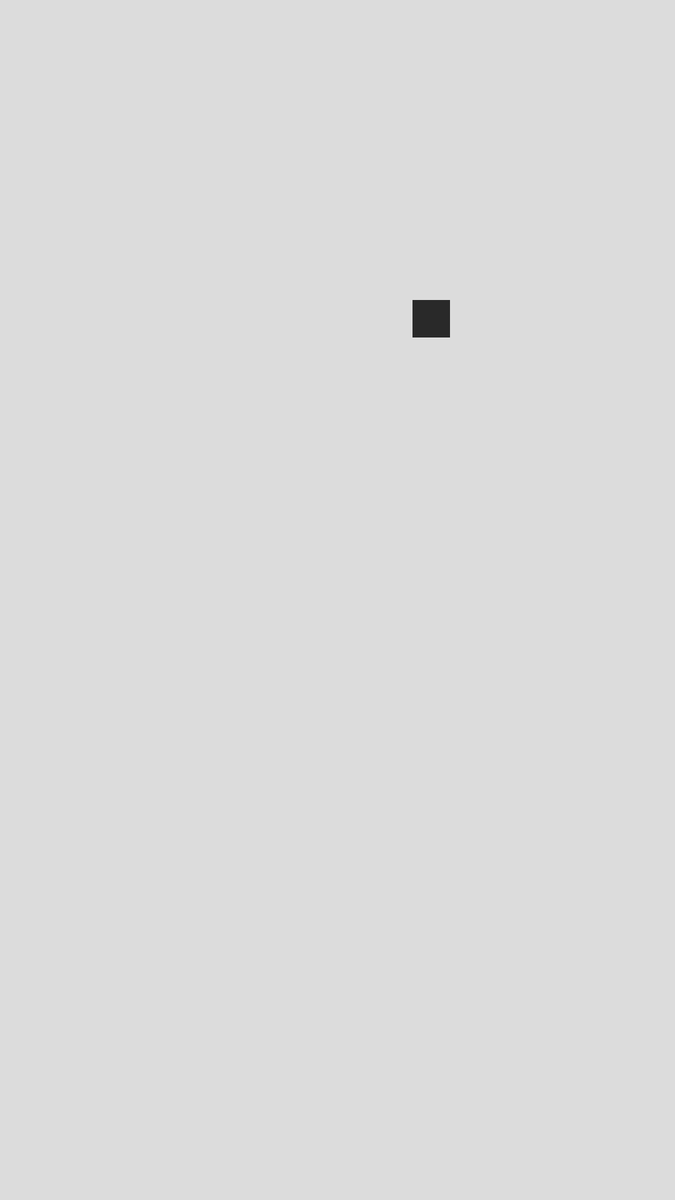
Frame 1 (no input)
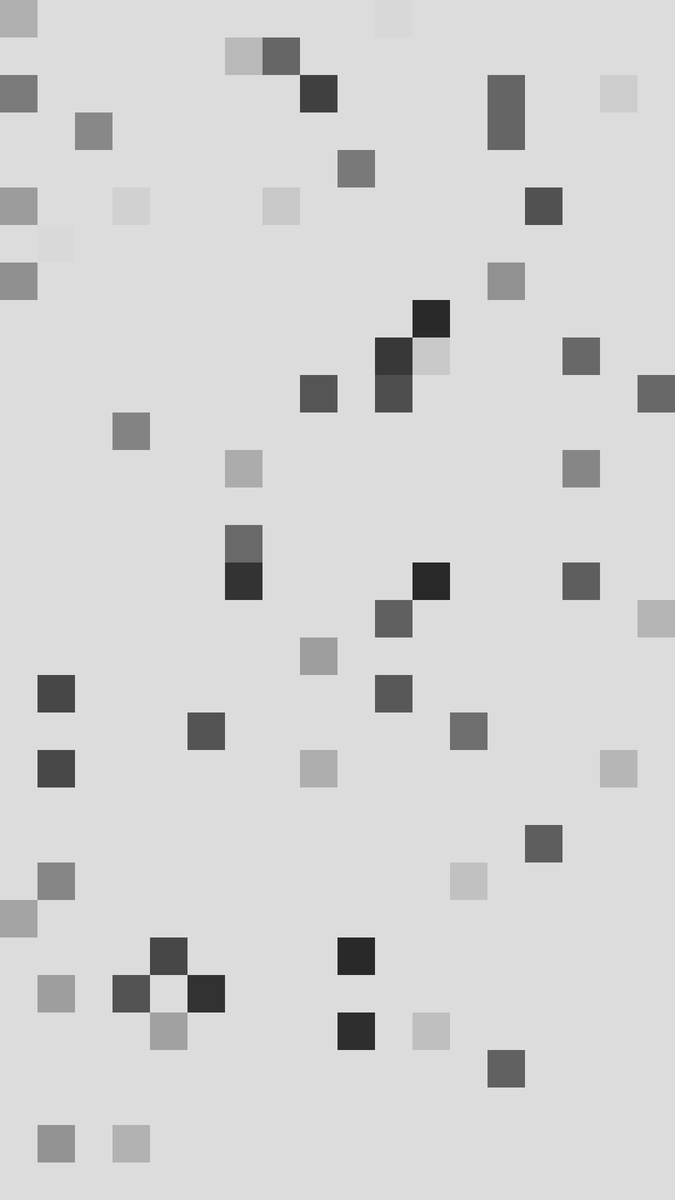
Frame 60 (the mouse pressed at the canvas centre just before this capture)
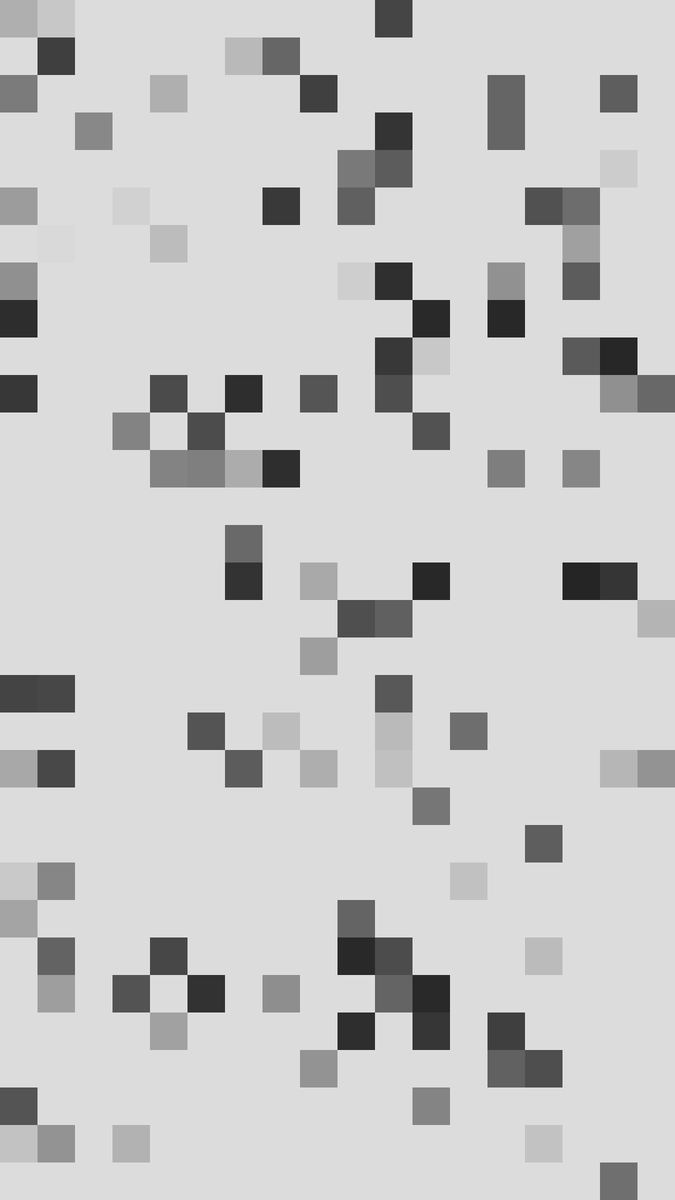
Frame 120 (the mouse held since frame 60 and released just before this capture)

The Processing sketch that drew these frames (run headless with seeded random() and noise(); from frame 60 on, the mouse is pressed at the canvas centre):

// Processing sketch: sketch_20230114v1
// ── sketch_20230114v1.pde
void setup() {
  size(1080, 1920);
  background(220);
  frameRate(10);
}

int w = 60;
int h = w;

int nx = 18;
int ny = 32;

void draw() {
  int x = int(random(nx));
  int y = int(random(ny));

  noStroke();
  fill(32, 32, 32, random(255));

  rect(x * w, y * h, w, h);
}
